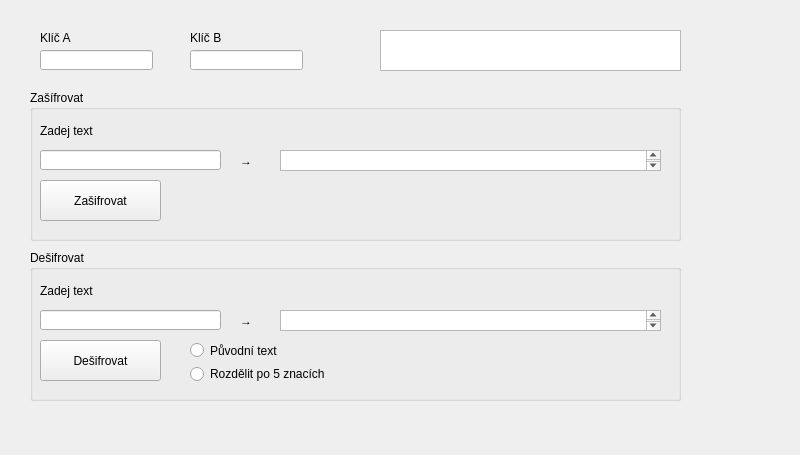
<?xml version="1.0" encoding="UTF-8"?>
<ui version="4.0">
 <class>MainWindow</class>
 <widget class="QMainWindow" name="MainWindow">
  <property name="geometry">
   <rect>
    <x>0</x>
    <y>0</y>
    <width>800</width>
    <height>455</height>
   </rect>
  </property>
  <property name="windowTitle">
   <string>MainWindow</string>
  </property>
  <widget class="QWidget" name="centralwidget">
   <widget class="QGroupBox" name="groupBox">
    <property name="geometry">
     <rect>
      <x>30</x>
      <y>90</y>
      <width>651</width>
      <height>151</height>
     </rect>
    </property>
    <property name="title">
     <string>Zašífrovat</string>
    </property>
    <widget class="QLineEdit" name="inputZasifrovat">
     <property name="geometry">
      <rect>
       <x>10</x>
       <y>60</y>
       <width>181</width>
       <height>20</height>
      </rect>
     </property>
     <property name="text">
      <string/>
     </property>
    </widget>
    <widget class="QPushButton" name="zasifrovat">
     <property name="geometry">
      <rect>
       <x>10</x>
       <y>90</y>
       <width>121</width>
       <height>41</height>
      </rect>
     </property>
     <property name="text">
      <string>Zašifrovat</string>
     </property>
    </widget>
    <widget class="QLabel" name="label">
     <property name="geometry">
      <rect>
       <x>10</x>
       <y>20</y>
       <width>81</width>
       <height>41</height>
      </rect>
     </property>
     <property name="text">
      <string>Zadej text</string>
     </property>
    </widget>
    <widget class="QTextBrowser" name="outputZasifrovat">
     <property name="geometry">
      <rect>
       <x>250</x>
       <y>60</y>
       <width>381</width>
       <height>21</height>
      </rect>
     </property>
    </widget>
    <widget class="QLabel" name="label_3">
     <property name="geometry">
      <rect>
       <x>210</x>
       <y>50</y>
       <width>31</width>
       <height>41</height>
      </rect>
     </property>
     <property name="text">
      <string>→</string>
     </property>
    </widget>
   </widget>
   <widget class="QGroupBox" name="groupBox_2">
    <property name="geometry">
     <rect>
      <x>30</x>
      <y>250</y>
      <width>651</width>
      <height>151</height>
     </rect>
    </property>
    <property name="title">
     <string>Dešifrovat</string>
    </property>
    <widget class="QLineEdit" name="inputDesifrovat">
     <property name="geometry">
      <rect>
       <x>10</x>
       <y>60</y>
       <width>181</width>
       <height>20</height>
      </rect>
     </property>
     <property name="text">
      <string/>
     </property>
    </widget>
    <widget class="QPushButton" name="desifrovat">
     <property name="geometry">
      <rect>
       <x>10</x>
       <y>90</y>
       <width>121</width>
       <height>41</height>
      </rect>
     </property>
     <property name="text">
      <string>Dešifrovat</string>
     </property>
    </widget>
    <widget class="QLabel" name="label_2">
     <property name="geometry">
      <rect>
       <x>10</x>
       <y>20</y>
       <width>81</width>
       <height>41</height>
      </rect>
     </property>
     <property name="text">
      <string>Zadej text</string>
     </property>
    </widget>
    <widget class="QTextBrowser" name="outputDesifrovat">
     <property name="geometry">
      <rect>
       <x>250</x>
       <y>60</y>
       <width>381</width>
       <height>21</height>
      </rect>
     </property>
    </widget>
    <widget class="QLabel" name="label_4">
     <property name="geometry">
      <rect>
       <x>210</x>
       <y>50</y>
       <width>31</width>
       <height>41</height>
      </rect>
     </property>
     <property name="text">
      <string>→</string>
     </property>
    </widget>
    <widget class="QRadioButton" name="puvodniText">
     <property name="geometry">
      <rect>
       <x>160</x>
       <y>90</y>
       <width>201</width>
       <height>21</height>
      </rect>
     </property>
     <property name="text">
      <string>Původní text</string>
     </property>
    </widget>
    <widget class="QRadioButton" name="rozdelit">
     <property name="geometry">
      <rect>
       <x>160</x>
       <y>114</y>
       <width>241</width>
       <height>20</height>
      </rect>
     </property>
     <property name="text">
      <string>Rozdělit po 5 znacích</string>
     </property>
    </widget>
   </widget>
   <widget class="QLineEdit" name="klicA">
    <property name="geometry">
     <rect>
      <x>40</x>
      <y>50</y>
      <width>113</width>
      <height>20</height>
     </rect>
    </property>
   </widget>
   <widget class="QLabel" name="label_5">
    <property name="geometry">
     <rect>
      <x>40</x>
      <y>30</y>
      <width>51</width>
      <height>16</height>
     </rect>
    </property>
    <property name="text">
     <string>Klíč A</string>
    </property>
   </widget>
   <widget class="QLabel" name="label_6">
    <property name="geometry">
     <rect>
      <x>190</x>
      <y>30</y>
      <width>51</width>
      <height>16</height>
     </rect>
    </property>
    <property name="text">
     <string>Klíč B</string>
    </property>
   </widget>
   <widget class="QLineEdit" name="klicB">
    <property name="geometry">
     <rect>
      <x>190</x>
      <y>50</y>
      <width>113</width>
      <height>20</height>
     </rect>
    </property>
   </widget>
   <widget class="QTextBrowser" name="error">
    <property name="geometry">
     <rect>
      <x>380</x>
      <y>30</y>
      <width>301</width>
      <height>41</height>
     </rect>
    </property>
   </widget>
  </widget>
 </widget>
 <resources/>
 <connections/>
</ui>
